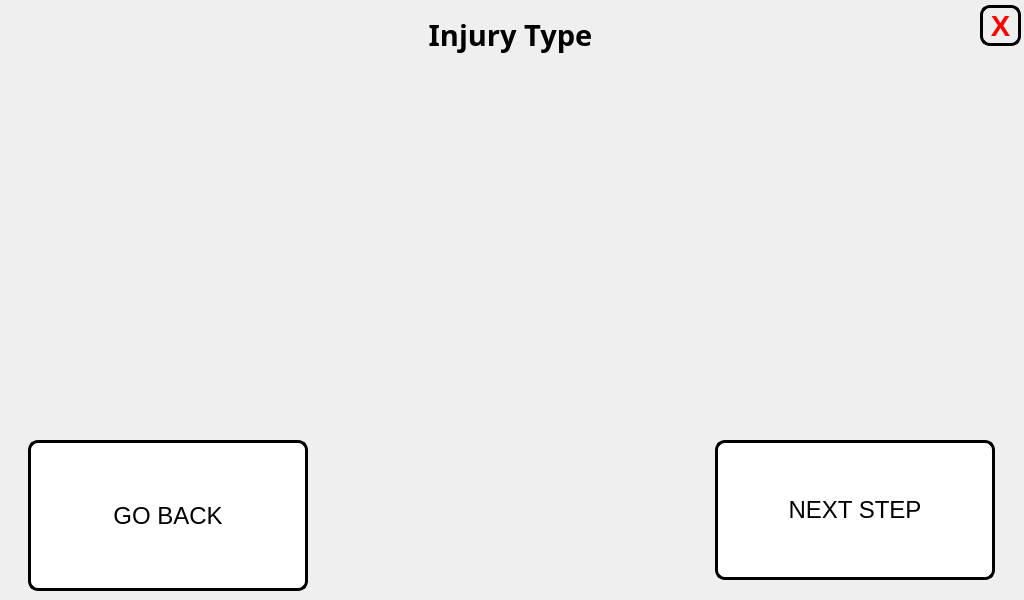
<?xml version="1.0" encoding="UTF-8"?>
<ui version="4.0">
 <class>step_1_window</class>
 <widget class="QMainWindow" name="step_1_window">
  <property name="geometry">
   <rect>
    <x>0</x>
    <y>0</y>
    <width>1024</width>
    <height>600</height>
   </rect>
  </property>
  <property name="minimumSize">
   <size>
    <width>1024</width>
    <height>600</height>
   </size>
  </property>
  <property name="maximumSize">
   <size>
    <width>1024</width>
    <height>600</height>
   </size>
  </property>
  <property name="windowTitle">
   <string>Step 1 Procedure</string>
  </property>
  <widget class="QWidget" name="centralwidget">
   <widget class="QLabel" name="title_step">
    <property name="geometry">
     <rect>
      <x>5</x>
      <y>0</y>
      <width>1011</width>
      <height>71</height>
     </rect>
    </property>
    <property name="font">
     <font>
      <family>Unispace</family>
      <pointsize>18</pointsize>
      <weight>75</weight>
      <bold>true</bold>
     </font>
    </property>
    <property name="text">
     <string>&lt;html&gt;&lt;head/&gt;&lt;body&gt;&lt;p&gt;&lt;span style=&quot; font-size:22pt;&quot;&gt;Injury Type&lt;/span&gt;&lt;/p&gt;&lt;/body&gt;&lt;/html&gt;</string>
    </property>
    <property name="alignment">
     <set>Qt::AlignCenter</set>
    </property>
   </widget>
   <widget class="QLabel" name="text_steps">
    <property name="geometry">
     <rect>
      <x>20</x>
      <y>310</y>
      <width>981</width>
      <height>121</height>
     </rect>
    </property>
    <property name="font">
     <font>
      <pointsize>14</pointsize>
     </font>
    </property>
    <property name="text">
     <string>&lt;html&gt;&lt;head/&gt;&lt;body&gt;&lt;p align=&quot;center&quot;&gt;&lt;br/&gt;&lt;/p&gt;&lt;/body&gt;&lt;/html&gt;</string>
    </property>
   </widget>
   <widget class="QLabel" name="gif_player_label">
    <property name="geometry">
     <rect>
      <x>330</x>
      <y>70</y>
      <width>360</width>
      <height>240</height>
     </rect>
    </property>
    <property name="minimumSize">
     <size>
      <width>360</width>
      <height>240</height>
     </size>
    </property>
    <property name="maximumSize">
     <size>
      <width>360</width>
      <height>240</height>
     </size>
    </property>
    <property name="font">
     <font>
      <family>Unispace</family>
      <pointsize>16</pointsize>
      <weight>75</weight>
      <bold>true</bold>
     </font>
    </property>
    <property name="lineWidth">
     <number>1</number>
    </property>
    <property name="text">
     <string/>
    </property>
    <property name="alignment">
     <set>Qt::AlignCenter</set>
    </property>
   </widget>
   <widget class="QPushButton" name="next_step_button">
    <property name="geometry">
     <rect>
      <x>715</x>
      <y>440</y>
      <width>280</width>
      <height>140</height>
     </rect>
    </property>
    <property name="minimumSize">
     <size>
      <width>280</width>
      <height>140</height>
     </size>
    </property>
    <property name="maximumSize">
     <size>
      <width>280</width>
      <height>140</height>
     </size>
    </property>
    <property name="font">
     <font>
      <pointsize>18</pointsize>
     </font>
    </property>
    <property name="cursor">
     <cursorShape>PointingHandCursor</cursorShape>
    </property>
    <property name="styleSheet">
     <string notr="true">QPushButton:hover:!pressed
{
  background-color: rgb(195,30,60);
}

QPushButton
{
  background-color: white;
color: black;
border-style: outset;
border-width: 3px;
border-radius:10px;
border-color: black;
}</string>
    </property>
    <property name="text">
     <string>NEXT STEP</string>
    </property>
   </widget>
   <widget class="QPushButton" name="go_back_button">
    <property name="geometry">
     <rect>
      <x>28</x>
      <y>440</y>
      <width>280</width>
      <height>151</height>
     </rect>
    </property>
    <property name="minimumSize">
     <size>
      <width>280</width>
      <height>0</height>
     </size>
    </property>
    <property name="maximumSize">
     <size>
      <width>280</width>
      <height>16777215</height>
     </size>
    </property>
    <property name="font">
     <font>
      <pointsize>18</pointsize>
     </font>
    </property>
    <property name="styleSheet">
     <string notr="true">QPushButton:hover:!pressed
{
  background-color: rgb(195,30,60);
}

QPushButton
{
  background-color: white;
color: black;
border-style: outset;
border-width: 3px;
border-radius:10px;
border-color: black;
}</string>
    </property>
    <property name="text">
     <string>GO BACK</string>
    </property>
   </widget>
   <widget class="QLabel" name="label">
    <property name="geometry">
     <rect>
      <x>0</x>
      <y>0</y>
      <width>1024</width>
      <height>600</height>
     </rect>
    </property>
    <property name="minimumSize">
     <size>
      <width>1024</width>
      <height>600</height>
     </size>
    </property>
    <property name="maximumSize">
     <size>
      <width>1024</width>
      <height>600</height>
     </size>
    </property>
    <property name="text">
     <string/>
    </property>
    <property name="pixmap">
     <pixmap>../pictures/program_pictures/main_wallpaper.png</pixmap>
    </property>
   </widget>
   <widget class="QPushButton" name="close_button">
    <property name="geometry">
     <rect>
      <x>980</x>
      <y>5</y>
      <width>41</width>
      <height>41</height>
     </rect>
    </property>
    <property name="font">
     <font>
      <pointsize>22</pointsize>
      <weight>75</weight>
      <bold>true</bold>
     </font>
    </property>
    <property name="styleSheet">
     <string notr="true">QPushButton:hover:!pressed
{
  background-color: rgb(195,30,60);
}

QPushButton
{

color: red;
border-style: outset;
border-width: 3px;
border-radius:10px;
border-color: black;
}
</string>
    </property>
    <property name="text">
     <string>X</string>
    </property>
   </widget>
   <zorder>label</zorder>
   <zorder>title_step</zorder>
   <zorder>text_steps</zorder>
   <zorder>gif_player_label</zorder>
   <zorder>next_step_button</zorder>
   <zorder>go_back_button</zorder>
   <zorder>close_button</zorder>
  </widget>
 </widget>
 <resources/>
 <connections/>
</ui>
